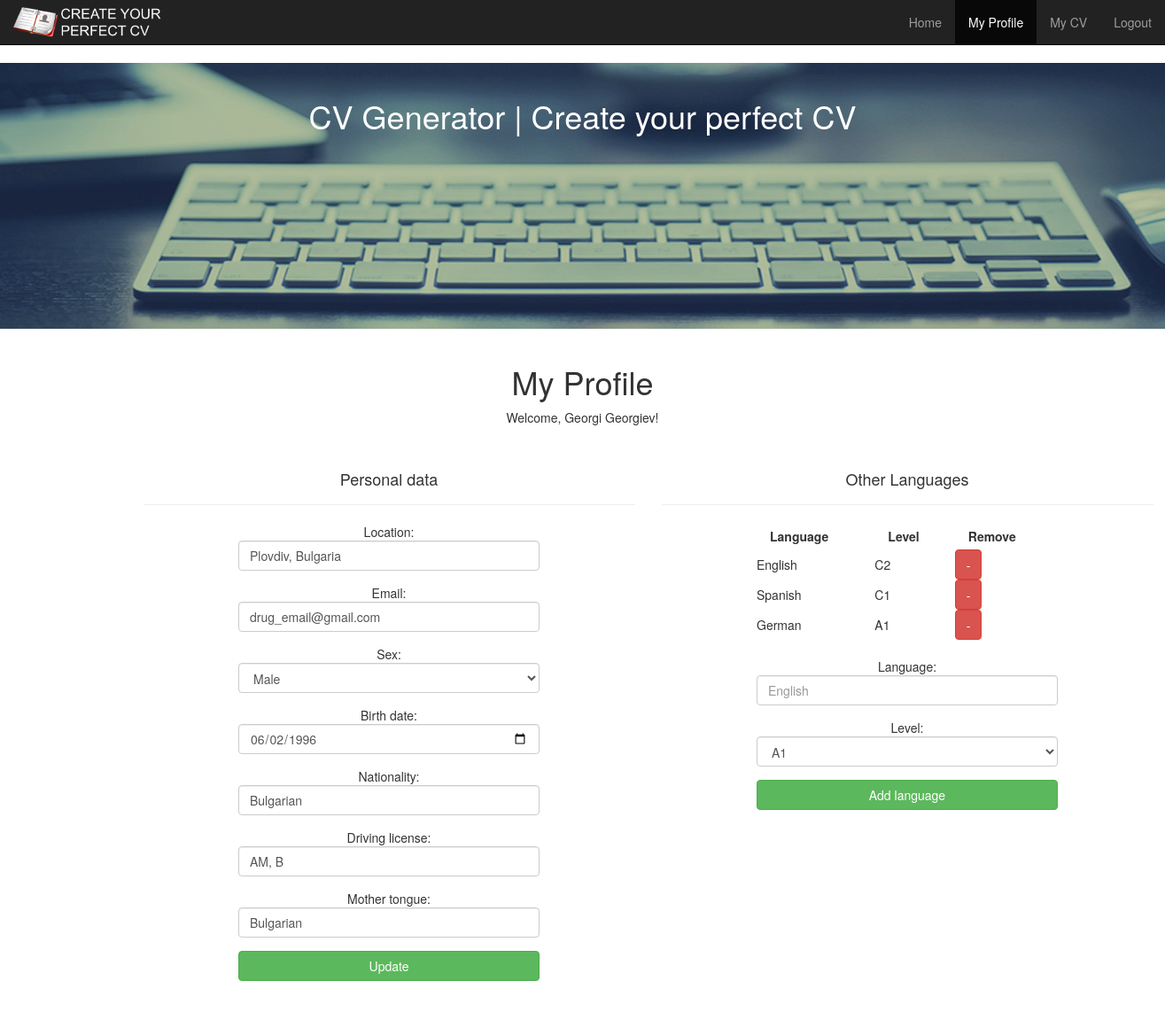
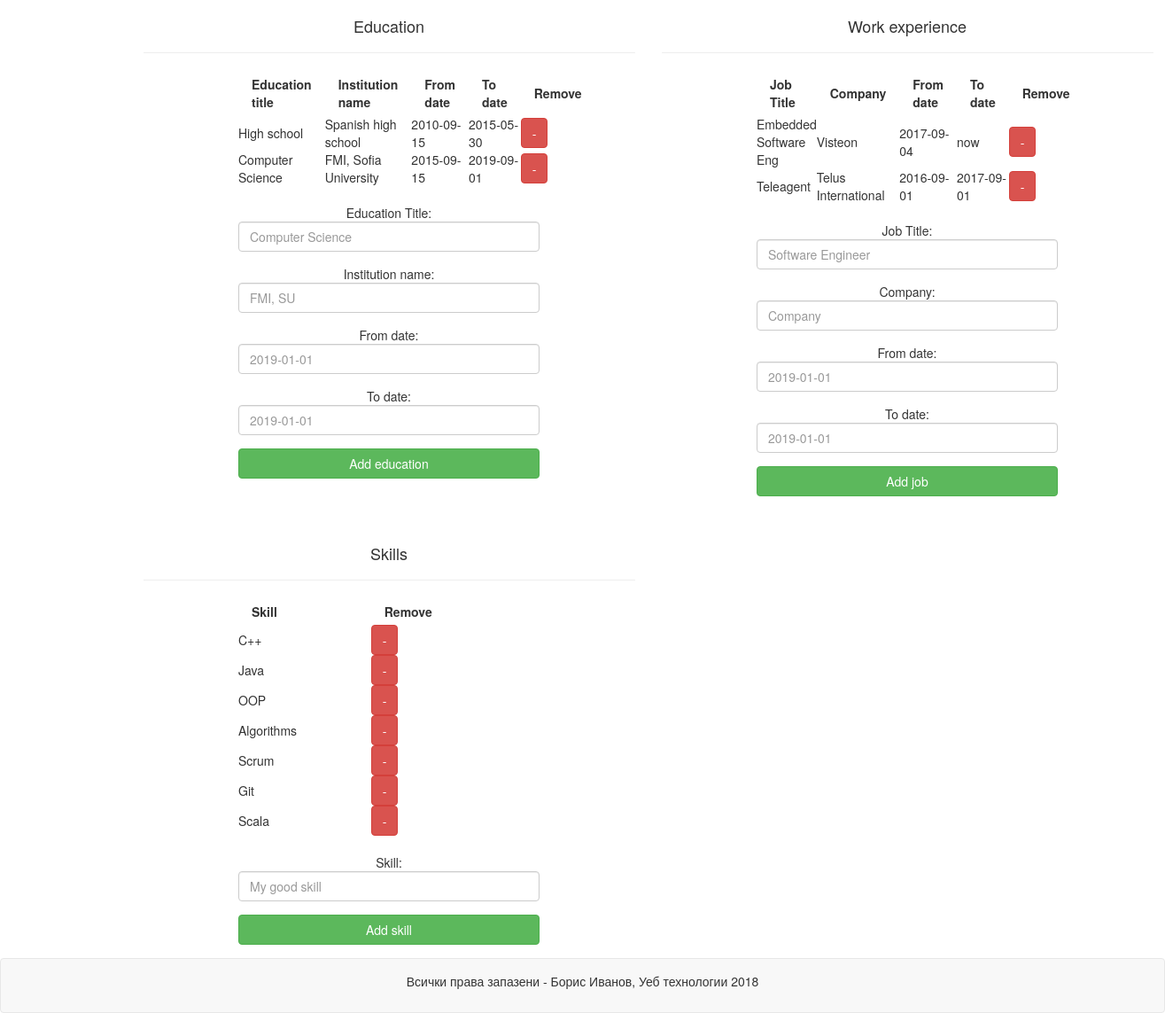
/members.php (signed in), run on the app's committed database (2 pictures, top to bottom).
### tables this page shows
CREATE TABLE `user_data` (
    id INT(10) NOT NULL AUTO_INCREMENT,
    user_id INT(10) NOT NULL UNIQUE,
    location VARCHAR(100) NOT NULL,
    email VARCHAR(100),
    sex VARCHAR(10) NOT NULL,
    date_of_birth CHAR(10),
    nationality VARCHAR(20),
    driving_license VARCHAR(20),
    mother_tongue VARCHAR(20) NOT NULL,
    PRIMARY KEY(id),
    FOREIGN KEY(user_id) REFERENCES Users(user_id)
    ON DELETE CASCADE
    ON UPDATE CASCADE
);

CREATE TABLE `languages` (
    id INT(10) NOT NULL AUTO_INCREMENT,
    user_id INT(10) NOT NULL,
    lang VARCHAR(50) NOT NULL,
    level CHAR(2) NOT NULL,
    PRIMARY KEY(id),
    FOREIGN KEY(user_id) REFERENCES Users(user_id)
    ON DELETE CASCADE
    ON UPDATE CASCADE
);

CREATE TABLE `education` (
    id INT(10) NOT NULL AUTO_INCREMENT,
    user_id INT(10) NOT NULL,
    title VARCHAR(50) NOT NULL,
    institution VARCHAR(100) NOT NULL,
    from_date CHAR(10) NOT NULL,
    to_date CHAR(10) NOT NULL,
    PRIMARY KEY(id),
    FOREIGN KEY(user_id) REFERENCES Users(user_id)
    ON DELETE CASCADE
    ON UPDATE CASCADE
);

CREATE TABLE `work_experience` (
    id INT(10) NOT NULL AUTO_INCREMENT,
    user_id INT(10) NOT NULL,
    job_title VARCHAR(50) NOT NULL,
    company VARCHAR(50) NOT NULL,
    from_date CHAR(10) NOT NULL,
    to_date CHAR(10) NOT NULL,
    PRIMARY KEY(id),
    FOREIGN KEY(user_id) REFERENCES Users(user_id)
    ON DELETE CASCADE
    ON UPDATE CASCADE
);

CREATE TABLE `skills` (
    id INT(10) NOT NULL AUTO_INCREMENT,
    user_id INT(10) NOT NULL,
    title VARCHAR(200) NOT NULL,
    PRIMARY KEY(id),
    FOREIGN KEY(user_id) REFERENCES Users(user_id)
    ON DELETE CASCADE
    ON UPDATE CASCADE
);

### php/config.php (called while the page is built)
<?php
$db_servername = "localhost";
$db_name = "cv_generator";
$db_username = "root";
$db_password = "";
?>

### php/Db.php (called while the page is built, shortened)
<?php
class Db {
    private $connection;
    public function __construct($servername, $dbname, $username, $password) {
        $this->connection = new PDO("mysql:host=$servername;dbname=$dbname", $username, $password);
    }
    public function query($sql, $args = []) {
        $stmt = $this->connection->prepare($sql);
        $stmt->execute($args);
        return $stmt;
    }
}
?>

### members.php (the view, shortened to what this page needs)
<?php
include("php/Db.php");
include("php/config.php");
$db_conn = new Db($db_servername, $db_name, $db_username, $db_password);
$data_query = $db_conn->query("SELECT * FROM user_data WHERE id = ?", [$_SESSION['user_id']]);
$user_data = $data_query->fetch();
?>
<!DOCTYPE html>
<html>
<head>
    <link rel="stylesheet" href="css/bootstrap.min.css">
    <link rel="stylesheet" href="css/style.css">
</head>
<body>
    <nav class="navbar navbar-inverse navbar-static-top">
        <div class="container-fluid">
            <a href="index.php" class="navbar-left"><img src="img/logo2.png" id="logo-img"></a>
            <ul class="nav navbar-nav navbar-right">
                <li><a href="index.php">Home</a></li>
                <li class="active"><a href="members.php">My Profile</a></li>
                <li><a href="my_cv.php">My CV</a></li>
                <li><a href="php/logout.php">Logout</a></li>
            </ul>
        </div>
    </nav>
    <header id="site-header" class="cl_white text-center">
        <h1>CV Generator | Create your perfect CV</h1>
    </header>
    <section class="container-fluid center-block text-center" id="main-section">
        <h1>My Profile</h1>
        <p> Welcome, <?php echo $_SESSION['name'];?>!</p>
        <div class="container">
            <div class="row">
                <div class="col-md-6">
                    <div class="page-header">
                        <h4>Personal data</h4>
                    </div>
                    <form class="col-md-8 col-md-offset-2" action="./php/update_user_data.php" method="post">
                        <div class="form-group">Location:
                            <input required class="form-control" type="text" id="location" name="location" placeholder="Sofia, Bulgaria" value="<?php echo $user_data['location']; ?>">
                        </div>
                        <div class="form-group">Email:
                            <input class="form-control" type="email" id="email" name="email" placeholder="Leave empty to use the login email" value="<?php echo $user_data['email']; ?>">
                        </div>
                        <div class="form-group">Sex:
                            <select required class="form-control" id="sex" name="sex">
                                <option value="male" <?php if ($user_data['sex'] == 'male') echo "selected" ?>>Male</option>
                              </select>
                        </div>
                        <div class="form-group">Birth date:
                            <input class="form-control" type="date" id="date_of_birth" name="date_of_birth" value="<?php echo $user_data['date_of_birth']; ?>">
                        </div>
                        <div class="form-group">Nationality:
                            <input class="form-control" type="text" id="nationality" name="nationality" placeholder="Bulgarian" value="<?php echo $user_data['nationality']; ?>">
                        </div>
                        <div class="form-group">Driving license:
                            <input class="form-control" type="text" id="driving_license" name="driving_license" placeholder="AM, B" value="<?php echo $user_data['driving_license']; ?>">
                        </div>
                        <div class="form-group">Mother tongue:
                            <input required class="form-control" type="text" id="mother_tongue" name="mother_tongue" placeholder="Bulgarian" value="<?php echo $user_data['mother_tongue']; ?>">
                        </div>
                        <div class="form-group">
                            <button type="submit" name="update_f1" class="btn btn-success btn-block">Update</button>
                        </div>
                    </form>
                </div>
                <div class="col-md-6">
                    <div class="page-header">
                        <h4>Other Languages</h4>
                    </div>
                    <div class="col-md-8 col-md-offset-2">
                        <table width="100%" class="text-left">
                            <tr>
                                <th>Language</th>
                                <th>Level</th>
                                <th>Remove</th>
                            </tr>
                            <?php
                                $stmt = $db_conn->query("SELECT id, lang, level FROM languages WHERE user_id = ?", [$_SESSION['user_id']]);
                                while ($row = $stmt->fetch(PDO::FETCH_NUM)) {
                                    print "<tr><td>$row[1]</td><td>$row[2]</td>";
                                    print "<td><form method=\"post\" action=\"./php/remove_language.php\">
                                    <input type=\"text\" name=\"id\" style=\"display: none\" value=\"$row[0]\">
                                    <button type=\"submit\" class=\"btn btn-danger\">-</button></form></td>";
                                    print "</tr>";
                                }
                            ?>
                        </table>
                        <form action="./php/add_language.php" method="post" style="margin-top: 20px">
                            <div class="form-group">Language:
                                <input class="form-control" type="text" id="lang" name="lang" placeholder="English">
                            </div>
                            <div class="form-group">Level:
                                <select class="form-control" id="level" name="level">
                                    <option value="A1" selected="">A1</option>
                                </select>
                            </div>
                            <div class="form-group">
                                <button type="submit" name="add_lang" class="btn btn-success btn-block">Add language</button>
                            </div>
                        </form>
                    </div>
                </div>
            </div>
            <div class="row">
                <div class="col-md-6">
                    <div class="page-header">
                        <h4>Education</h4>
                    </div>
                    <div class="col-md-8 col-md-offset-2">
                        <table width="100%" class="text-left">
                            <tr>
                                <th>Education title</th>
                                <th>Institution name</th>
                                <th>From date</th>
                                <th>To date</th>
                                <th>Remove</th>
                            </tr>
                            <?php
                                $stmt = $db_conn->query("SELECT id, title, institution, from_date, to_date FROM education WHERE user_id = ?", [$_SESSION['user_id']]);
                                while ($row = $stmt->fetch(PDO::FETCH_NUM)) {
                                    print "<tr><td>$row[1]</td><td>$row[2]</td><td>$row[3]</td><td>$row[4]</td>";
                                    print "<td><form method=\"post\" action=\"./php/remove_education.php\">
                                    <input type=\"text\" name=\"id\" style=\"display: none\" value=\"$row[0]\">
                                    <button type=\"submit\" class=\"btn btn-danger\">-</button></form></td>";
                                    print "</tr>";
                                }
                            ?>
                        </table>
                        <form action="./php/add_education.php" method="post" style="margin-top: 20px">
                            <div class="form-group">Education Title:
                                <input class="form-control" type="text" id="title" name="title" placeholder="Computer Science">
                            </div>
                            <div class="form-group">Institution name:
                                <input class="form-control" type="text" id="institution" name="institution" placeholder="FMI, SU">
                            </div>
                            <div class="form-group">From date:
                                <input class="form-control" type="text" id="from_date" name="from_date" placeholder="2019-01-01">
                            </div>
                            <div class="form-group">To date:
                                <input class="form-control" type="text" id="to_date" name="to_date" placeholder="2019-01-01">
                            </div>
                            <div class="form-group">
                                <button type="submit" name="add_job" class="btn btn-success btn-block">Add education</button>
                            </div>
                        </form>
                    </div>
                </div>
                <div class="col-md-6">
                    <div class="page-header">
                        <h4>Work experience</h4>
                    </div>
                    <div class="col-md-8 col-md-offset-2">
                        <table width="100%" class="text-left">
                            <tr>
                                <th>Job Title</th>
                                <th>Company</th>
                                <th>From date</th>
                                <th>To date</th>
                                <th>Remove</th>
                            </tr>
                            <?php
                                $stmt = $db_conn->query("SELECT id, job_title, company, from_date, to_date FROM work_experience WHERE user_id = ?", [$_SESSION['user_id']]);
                                while ($row = $stmt->fetch(PDO::FETCH_NUM)) {
                                    print "<tr><td>$row[1]</td><td>$row[2]</td><td>$row[3]</td><td>$row[4]</td>";
                                    print "<td><form method=\"post\" action=\"./php/remove_work.php\">
                                    <input type=\"text\" name=\"id\" style=\"display: none\" value=\"$row[0]\">
                                    <button type=\"submit\" class=\"btn btn-danger\">-</button></form></td>";
                                    print "</tr>";
                                }
                            ?>
                        </table>
                        <form action="./php/add_work.php" method="post" style="margin-top: 20px">
                            <div class="form-group">Job Title:
                                <input class="form-control" type="text" id="job_title" name="job_title" placeholder="Software Engineer">
                            </div>
                            <div class="form-group">Company:
                                <input class="form-control" type="text" id="company" name="company" placeholder="Company">
                            </div>
                            <div class="form-group">From date:
                                <input class="form-control" type="text" id="from_date" name="from_date" placeholder="2019-01-01">
                            </div>
                            <div class="form-group">To date:
                                <input class="form-control" type="text" id="to_date" name="to_date" placeholder="2019-01-01">
                            </div>
                            <div class="form-group">
                                <button type="submit" name="add_job" class="btn btn-success btn-block">Add job</button>
                            </div>
                        </form>
                    </div>
                </div>
            </div>
            <div class="row">
                <div class="col-md-6">
                    <div class="page-header">
                        <h4>Skills</h4>
                    </div>
                    <div class="col-md-8 col-md-offset-2">
                        <table width="100%" class="text-left">
                            <tr>
                                <th>Skill</th>
                                <th>Remove</th>
                            </tr>
                            <?php
                                $stmt = $db_conn->query("SELECT id, title FROM skills WHERE user_id = ?", [$_SESSION['user_id']]);
                                while ($row = $stmt->fetch(PDO::FETCH_NUM)) {
                                    print "<tr><td>$row[1]</td>";
                                    print "<td><form method=\"post\" action=\"./php/remove_skill.php\">
                                    <input type=\"text\" name=\"id\" style=\"display: none\" value=\"$row[0]\">
                                    <button type=\"submit\" class=\"btn btn-danger\">-</button></form></td>";
                                    print "</tr>";
                                }
                            ?>
                        </table>
                        <form action="./php/add_skill.php" method="post" style="margin-top: 20px">
                            <div class="form-group">Skill:
                                <input class="form-control" type="text" id="title" name="title" placeholder="My good skill">
                            </div>
                            <div class="form-group">
                                <button type="submit" name="add_skill" class="btn btn-success btn-block">Add skill</button>
                            </div>
                        </form>
                    </div>
                </div>
                <div class="col-md-6"></div>
            </div>
        </div>
    </section>
    <footer id="site-footer" class="navbar navbar-default">
        <div class="container text-center">
            <p>Всички права запазени - Борис Иванов, Уеб технологии 2018</p>
        </div>
    </footer>
</body>
</html>

### css/style.css (style rules this page uses)
#logo-img { height: 50px; }
#site-header { padding: 20px; height: 300px; color: white; background: url(../img/bg.jpg) repeat center 95%; box-shadow: inset 0 0 0 1000px rgba(0,0,0,.2); }
#main-section { width: 80%; margin-top: 20px; }
#site-footer { margin-bottom: 0; }
#site-footer div { padding: 15px }
#cv td,th { padding: 5px 15px; }

### data on the page
user_data: location "Plovdiv, Bulgaria", email "drug_email@gmail.com", sex "Male", date_of_birth "06/02/1996", nationality "Bulgarian", driving_license "AM, B", mother_tongue "Bulgarian"
languages: lang "English", level "C2"
languages: lang "Spanish", level "C1"
languages: lang "German", level "A1"
education: title "High school", institution "Spanish high school", from_date "2010-09-15", to_date "2015-05-30"
education: title "Computer Science", institution "FMI, Sofia University", from_date "2015-09-15", to_date "2019-09-01"
work_experience: job_title "Embedded Software Eng", company "Visteon", from_date "2017-09-04", to_date "now"
work_experience: job_title "Teleagent", company "Telus International", from_date "2016-09-01", to_date "2017-09-01"
skills: title "C++"
skills: title "Java"
skills: title "OOP"
skills: title "Algorithms"
skills: title "Scrum"
skills: title "Git"
skills: title "Scala"

### other printed values
$_SESSION['name'] "Georgi Georgiev"
